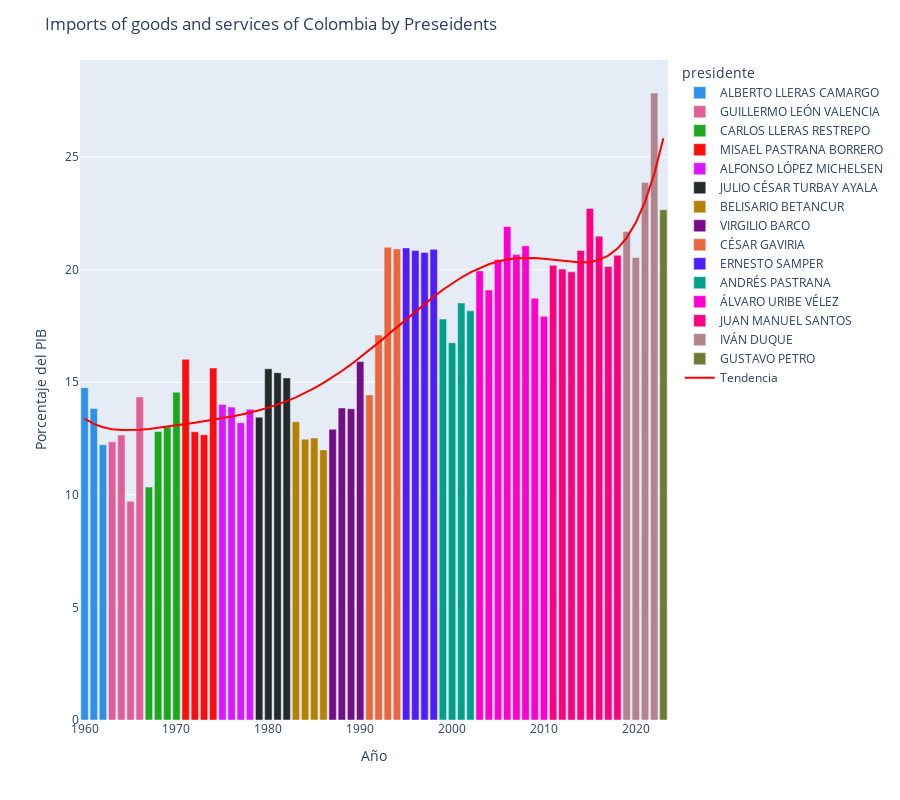

Notebook source saved alongside this figure:
### Markdown cell above
## Importations of Colombia

### Code cell
fig = px.bar(df_data,
             x='year',
             y='imports',
             color='presidente',
             color_discrete_sequence=color_sequence)

# Calcular la línea de tendencia
z = np.polyfit(df_data['year'], df_data['imports'], 8)
p = np.poly1d(z)

# Agregar la línea de tendencia al gráfico
fig.add_trace(go.Scatter(
    x=df_data['year'],
    y=p(df_data['year']),
    mode='lines',
    name='Tendencia',
    line=dict(color='red')
))

fig.update_layout(title='Imports of goods and services of Colombia by Preseidents ',
                 xaxis_title='Año',
                 yaxis_title='Porcentaje del PIB',
                 height=height)

if kaggle:
    fig.show(renderer='iframe_connected')
else:
    fig.show()

### Figure 1 — Plotly figure (JSON) as saved in the notebook; plotly's stock layout.template omitted (floating-point values rounded to 4 significant figures)
{"data": [{"alignmentgroup": "True", "hovertemplate": "presidente=ALBERTO LLERAS CAMARGO<br>year=%{x}<br>imports=%{y}<extra></extra>", "legendgroup": "ALBERTO LLERAS CAMARGO", "marker": {"color": "#2E91E5", "pattern": {"shape": ""}}, "name": "ALBERTO LLERAS CAMARGO", "offsetgroup": "ALBERTO LLERAS CAMARGO", "orientation": "v", "showlegend": true, "textposition": "auto", "type": "bar", "x": [1960, 1961, 1962], "xaxis": "x", "y": [14.76, 13.83, 12.23], "yaxis": "y"}, {"alignmentgroup": "True", "hovertemplate": "presidente=GUILLERMO LEÓN VALENCIA<br>year=%{x}<br>imports=%{y}<extra></extra>", "legendgroup": "GUILLERMO LEÓN VALENCIA", "marker": {"color": "#E15F99", "pattern": {"shape": ""}}, "name": "GUILLERMO LEÓN VALENCIA", "offsetgroup": "GUILLERMO LEÓN VALENCIA", "orientation": "v", "showlegend": true, "textposition": "auto", "type": "bar", "x": [1963, 1964, 1965, 1966], "xaxis": "x", "y": [12.35, 12.65, 9.709, 14.35], "yaxis": "y"}, {"alignmentgroup": "True", "hovertemplate": "presidente=CARLOS LLERAS RESTREPO<br>year=%{x}<br>imports=%{y}<extra></extra>", "legendgroup": "CARLOS LLERAS RESTREPO", "marker": {"color": "#1CA71C", "pattern": {"shape": ""}}, "name": "CARLOS LLERAS RESTREPO", "offsetgroup": "CARLOS LLERAS RESTREPO", "orientation": "v", "showlegend": true, "textposition": "auto", "type": "bar", "x": [1967, 1968, 1969, 1970], "xaxis": "x", "y": [10.34, 12.81, 13.01, 14.55], "yaxis": "y"}, {"alignmentgroup": "True", "hovertemplate": "presidente=MISAEL PASTRANA BORRERO<br>year=%{x}<br>imports=%{y}<extra></extra>", "legendgroup": "MISAEL PASTRANA BORRERO", "marker": {"color": "#FB0D0D", "pattern": {"shape": ""}}, "name": "MISAEL PASTRANA BORRERO", "offsetgroup": "MISAEL PASTRANA BORRERO", "orientation": "v", "showlegend": true, "textposition": "auto", "type": "bar", "x": [1971, 1972, 1973, 1974], "xaxis": "x", "y": [16.02, 12.8, 12.66, 15.63], "yaxis": "y"}, {"alignmentgroup": "True", "hovertemplate": "presidente=ALFONSO LÓPEZ MICHELSEN<br>year=%{x}<br>imports=%{y}<extra></extra>", "legendgroup": "ALFONSO LÓPEZ MICHELSEN", "marker": {"color": "#DA16FF", "pattern": {"shape": ""}}, "name": "ALFONSO LÓPEZ MICHELSEN", "offsetgroup": "ALFONSO LÓPEZ MICHELSEN", "orientation": "v", "showlegend": true, "textposition": "auto", "type": "bar", "x": [1975, 1976, 1977, 1978], "xaxis": "x", "y": [14.01, 13.9, 13.2, 13.8], "yaxis": "y"}, {"alignmentgroup": "True", "hovertemplate": "presidente=JULIO CÉSAR TURBAY AYALA<br>year=%{x}<br>imports=%{y}<extra></extra>", "legendgroup": "JULIO CÉSAR TURBAY AYALA", "marker": {"color": "#222A2A", "pattern": {"shape": ""}}, "name": "JULIO CÉSAR TURBAY AYALA", "offsetgroup": "JULIO CÉSAR TURBAY AYALA", "orientation": "v", "showlegend": true, "textposition": "auto", "type": "bar", "x": [1979, 1980, 1981, 1982], "xaxis": "x", "y": [13.45, 15.6, 15.42, 15.19], "yaxis": "y"}, {"alignmentgroup": "True", "hovertemplate": "presidente=BELISARIO BETANCUR<br>year=%{x}<br>imports=%{y}<extra></extra>", "legendgroup": "BELISARIO BETANCUR", "marker": {"color": "#B68100", "pattern": {"shape": ""}}, "name": "BELISARIO BETANCUR", "offsetgroup": "BELISARIO BETANCUR", "orientation": "v", "showlegend": true, "textposition": "auto", "type": "bar", "x": [1983, 1984, 1985, 1986], "xaxis": "x", "y": [13.24, 12.46, 12.53, 11.99], "yaxis": "y"}, {"alignmentgroup": "True", "hovertemplate": "presidente=VIRGILIO BARCO<br>year=%{x}<br>imports=%{y}<extra></extra>", "legendgroup": "VIRGILIO BARCO", "marker": {"color": "#750D86", "pattern": {"shape": ""}}, "name": "VIRGILIO BARCO", "offsetgroup": "VIRGILIO BARCO", "orientation": "v", "showlegend": true, "textposition": "auto", "type": "bar", "x": [1987, 1988, 1989, 1990], "xaxis": "x", "y": [12.92, 13.86, 13.82, 15.92], "yaxis": "y"}, {"alignmentgroup": "True", "hovertemplate": "presidente=CÉSAR GAVIRIA<br>year=%{x}<br>imports=%{y}<extra></extra>", "legendgroup": "CÉSAR GAVIRIA", "marker": {"color": "#EB663B", "pattern": {"shape": ""}}, "name": "CÉSAR GAVIRIA", "offsetgroup": "CÉSAR GAVIRIA", "orientation": "v", "showlegend": true, "textposition": "auto", "type": "bar", "x": [1991, 1992, 1993, 1994], "xaxis": "x", "y": [14.44, 17.09, 20.99, 20.92], "yaxis": "y"}, {"alignmentgroup": "True", "hovertemplate": "presidente=ERNESTO SAMPER<br>year=%{x}<br>imports=%{y}<extra></extra>", "legendgroup": "ERNESTO SAMPER", "marker": {"color": "#511CFB", "pattern": {"shape": ""}}, "name": "ERNESTO SAMPER", "offsetgroup": "ERNESTO SAMPER", "orientation": "v", "showlegend": true, "textposition": "auto", "type": "bar", "x": [1995, 1996, 1997, 1998], "xaxis": "x", "y": [20.96, 20.84, 20.76, 20.9], "yaxis": "y"}, {"alignmentgroup": "True", "hovertemplate": "presidente=ANDRÉS PASTRANA<br>year=%{x}<br>imports=%{y}<extra></extra>", "legendgroup": "ANDRÉS PASTRANA", "marker": {"color": "#00A08B", "pattern": {"shape": ""}}, "name": "ANDRÉS PASTRANA", "offsetgroup": "ANDRÉS PASTRANA", "orientation": "v", "showlegend": true, "textposition": "auto", "type": "bar", "x": [1999, 2000, 2001, 2002], "xaxis": "x", "y": [17.8, 16.75, 18.51, 18.17], "yaxis": "y"}, {"alignmentgroup": "True", "hovertemplate": "presidente=ÁLVARO URIBE VÉLEZ<br>year=%{x}<br>imports=%{y}<extra></extra>", "legendgroup": "ÁLVARO URIBE VÉLEZ", "marker": {"color": "#FB00D1", "pattern": {"shape": ""}}, "name": "ÁLVARO URIBE VÉLEZ", "offsetgroup": "ÁLVARO URIBE VÉLEZ", "orientation": "v", "showlegend": true, "textposition": "auto", "type": "bar", "x": [2003, 2004, 2005, 2006, 2007, 2008, 2009, 2010], "xaxis": "x", "y": [19.94, 19.09, 20.45, 21.91, 20.67, 21.06, 18.73, 17.92], "yaxis": "y"}, {"alignmentgroup": "True", "hovertemplate": "presidente=JUAN MANUEL SANTOS<br>year=%{x}<br>imports=%{y}<extra></extra>", "legendgroup": "JUAN MANUEL SANTOS", "marker": {"color": "#FC0080", "pattern": {"shape": ""}}, "name": "JUAN MANUEL SANTOS", "offsetgroup": "JUAN MANUEL SANTOS", "orientation": "v", "showlegend": true, "textposition": "auto", "type": "bar", "x": [2011, 2012, 2013, 2014, 2015, 2016, 2017, 2018], "xaxis": "x", "y": [20.19, 20.02, 19.9, 20.85, 22.71, 21.49, 20.14, 20.64], "yaxis": "y"}, {"alignmentgroup": "True", "hovertemplate": "presidente=IVÁN DUQUE<br>year=%{x}<br>imports=%{y}<extra></extra>", "legendgroup": "IVÁN DUQUE", "marker": {"color": "#B2828D", "pattern": {"shape": ""}}, "name": "IVÁN DUQUE", "offsetgroup": "IVÁN DUQUE", "orientation": "v", "showlegend": true, "textposition": "auto", "type": "bar", "x": [2019, 2020, 2021, 2022], "xaxis": "x", "y": [21.69, 20.53, 23.86, 27.84], "yaxis": "y"}, {"alignmentgroup": "True", "hovertemplate": "presidente=GUSTAVO PETRO<br>year=%{x}<br>imports=%{y}<extra></extra>", "legendgroup": "GUSTAVO PETRO", "marker": {"color": "#6C7C32", "pattern": {"shape": ""}}, "name": "GUSTAVO PETRO", "offsetgroup": "GUSTAVO PETRO", "orientation": "v", "showlegend": true, "textposition": "auto", "type": "bar", "x": [2023], "xaxis": "x", "y": [22.66], "yaxis": "y"}, {"line": {"color": "red"}, "mode": "lines", "name": "Tendencia", "type": "scatter", "x": [1960, 1961, 1962, 1963, 1964, 1965, 1966, 1967, 1968, 1969, 1970, 1971, 1972, 1973, 1974, 1975, 1976, 1977, 1978, 1979, 1980, 1981, 1982, 1983, 1984, 1985, 1986, 1987, 1988, 1989, 1990, 1991, 1992, 1993, 1994, 1995, 1996, 1997, 1998, 1999, 2000, 2001, 2002, 2003, 2004, 2005, 2006, 2007, 2008, 2009, 2010, 2011, 2012, 2013, 2014, 2015, 2016, 2017, 2018, 2019, 2020, 2021, 2022, 2023], "y": [13.38, 13.15, 13.0, 12.91, 12.87, 12.87, 12.89, 12.92, 12.97, 13.02, 13.08, 13.14, 13.2, 13.27, 13.33, 13.4, 13.48, 13.56, 13.65, 13.75, 13.87, 14.01, 14.16, 14.33, 14.52, 14.73, 14.97, 15.22, 15.5, 15.79, 16.1, 16.42, 16.76, 17.1, 17.45, 17.8, 18.14, 18.48, 18.8, 19.1, 19.39, 19.65, 19.88, 20.07, 20.23, 20.36, 20.45, 20.5, 20.52, 20.51, 20.48, 20.43, 20.38, 20.33, 20.31, 20.34, 20.43, 20.62, 20.93, 21.41, 22.09, 23.02, 24.24, 25.83]}], "layout": {"barmode": "relative", "height": 800, "legend": {"title": {"text": "presidente"}, "tracegroupgap": 0}, "margin": {"t": 60}, "title": {"text": "Imports of goods and services of Colombia by Preseidents "}, "xaxis": {"anchor": "y", "domain": [0, 1], "title": {"text": "Año"}}, "yaxis": {"anchor": "x", "domain": [0, 1], "title": {"text": "Porcentaje del PIB"}}}}
